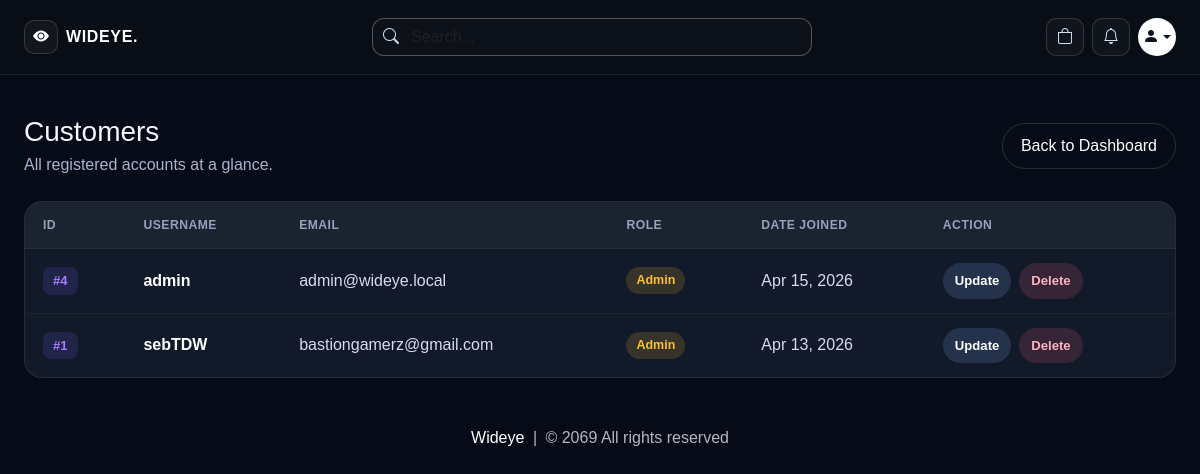
The app's page /customers (signed in), older data.
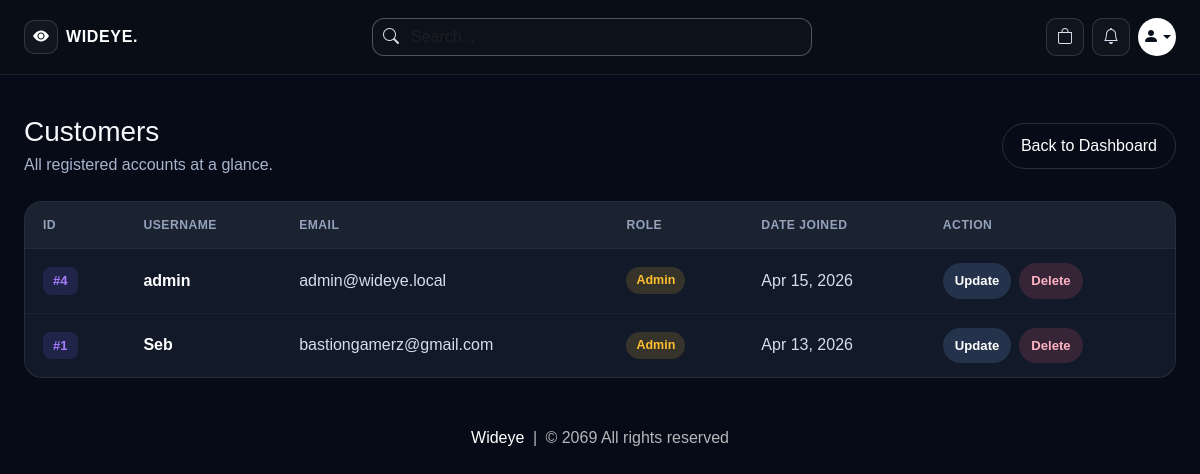
The same page, newer data.
### website/models.py (models this page shows, shortened)
class Customer(db.Model, UserMixin):
    id = db.Column(db.Integer, primary_key=True)
    email = db.Column(db.String(100), unique=True)
    username = db.Column(db.String(100))
    password_hash = db.Column(db.String(150))
    is_admin = db.Column(db.Boolean, default=False, nullable=False)
    face_profile_name = db.Column(db.String(100))
    usual_product_id = db.Column(db.Integer, db.ForeignKey('product.id'), nullable=True)
    date_joined = db.Column(db.DateTime(), default=datetime.utcnow)
    cart_items = db.relationship('Cart', backref=db.backref('customer', lazy=True))
    orders = db.relationship('Order', backref=db.backref('customer', lazy=True))
    usual_product = db.relationship('Product', foreign_keys=[usual_product_id])
    usual_items = db.relationship(
        'UsualOrderItem',
        backref=db.backref('customer', lazy=True),
        cascade='all, delete-orphan',
        order_by='UsualOrderItem.id'
    )
    @property
    def password(self):
        raise AttributeError('Password is not a readable Attribute')

### website/admin.py (the view)
@admin.route('/customers')
@login_required
def display_customers():
    if current_user_is_admin():
        customers = Customer.query.order_by(Customer.date_joined.desc(), Customer.id.desc()).all()
        return render_template('customers.html', customers=customers)
    return render_template('404.html')

### website/admin.py (called while the page is built)
def current_user_is_admin():
    return current_user.is_authenticated and bool(getattr(current_user, 'is_admin', False))

### website/templates/customers.html (shortened to what this page needs)
{% extends 'base.html' %}
{% block body %}
<div class="wideye-shell py-4">
    <div class="d-flex flex-wrap align-items-center justify-content-between gap-3 mb-4">
        <div>
            <h1 class="h3 mb-1">Customers</h1>
            <p style="color:#a8b4cc;" class="mb-0">All registered accounts at a glance.</p>
        </div>
        <a href="/admin-page" style="border:1px solid rgba(255,255,255,0.14);border-radius:999px;padding:10px 18px;color:#fff;">Back to Dashboard</a>
    </div>
    {% if customers | length < 1 %}
    <div class="text-center py-5">
        <h3>No customers yet.</h3>
    </div>
    {% else %}
    <div class="wideye-table-wrap">
        <table class="wideye-table">
            <thead>
                <tr>
                    <th>ID</th>
                    <th>Username</th>
                    <th>Email</th>
                    <th>Role</th>
                    <th>Date Joined</th>
                    <th>Action</th>
                </tr>
            </thead>
            <tbody>
                {% for customer in customers %}
                <tr>
                    <td><span class="wideye-id-badge">#{{ customer.id }}</span></td>
                    <td style="color:#fff;font-weight:600;">{{ customer.username }}</td>
                    <td>{{ customer.email }}</td>
                    <td>
                        <span class="wideye-customer-role {% if customer.is_admin %}admin{% endif %}">
                            {% if customer.is_admin %}Admin{% else %}Customer{% endif %}
                        </span>
                    </td>
                    <td>{{ customer.date_joined.strftime('%b %d, %Y') if customer.date_joined else 'N/A' }}</td>
                    <td>
                        <div class="wideye-customer-actions">
                            <a href="/update-customer/{{ customer.id }}" class="wideye-customer-action edit">Update</a>
                            <a href="/delete-customer/{{ customer.id }}" class="wideye-customer-action delete" onclick="return confirm('Delete {{ customer.username }}? This will remove their account data.');">Delete</a>
                        </div>
                    </td>
                </tr>
                {% endfor %}
            </tbody>
        </table>
    </div>
    {% endif %}
</div>
{% endblock %}

Row changes from the older to the newer data that the page shows:
changed Customer "bastiongamerz@gmail.com": username "sebTDW" → "Seb"
